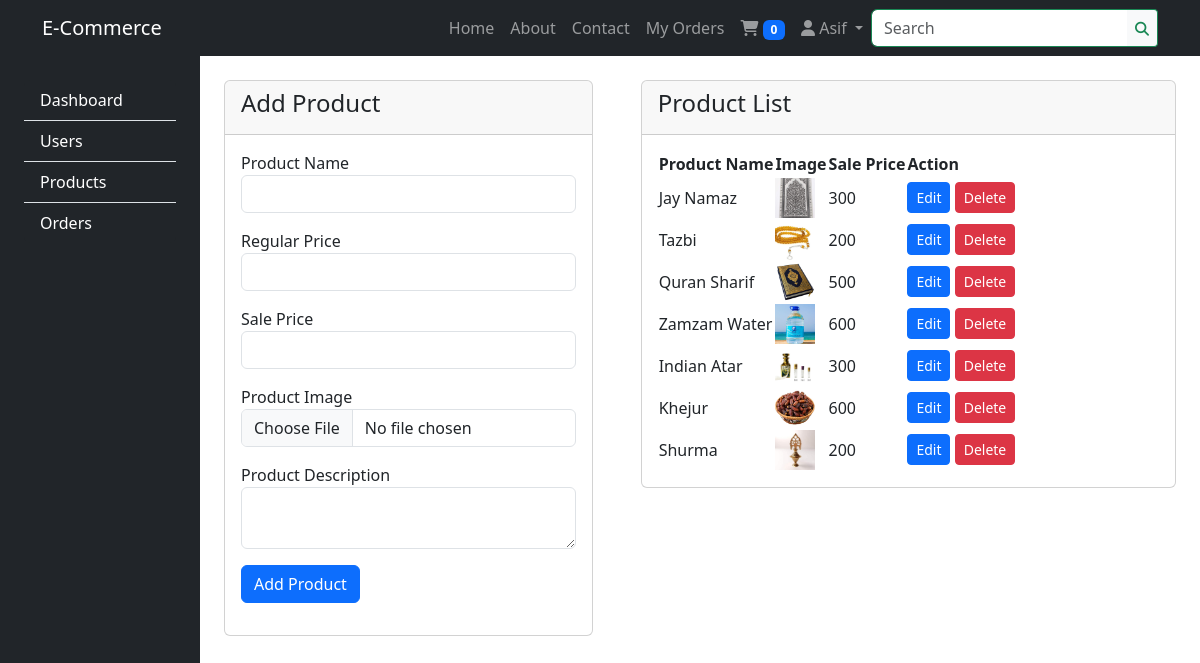
The page /admin?action=products (signed in) on the database its author committed.
### tables this page shows
CREATE TABLE `products` (
  `id` int(11) NOT NULL,
  `name` varchar(100) NOT NULL,
  `regular_price` int(11) NOT NULL,
  `sale_price` int(11) NOT NULL,
  `image` varchar(150) NOT NULL,
  `description` text NOT NULL,
  `created_at` timestamp NOT NULL DEFAULT current_timestamp()
);

### classes/Get_Route.php (called while the page is built, shortened)
<?php
    class Get_Route {
        private $route;
        public function __construct() {
            $this->route = (string) explode(".", basename($_SERVER['PHP_SELF']))[0];
        }
        public function isActive ($page) {
            return $this->route === $page ? 'active':null;
        }
    }
?>

### classes/Auth.php (called while the page is built, shortened)
<?php
    require_once "Db.php";
    require_once "Session.php";
    class Auth
    {
        public $session;
        public function __construct() {
            $this->session = new Session();
        }
        public function user ()
        {
            return $this->session->get("user");
        }
        public function isLogged ()
        {
            return $this->session->get("user") ? true : false;
        }
    }
?>

### classes/Session.php (called while the page is built, shortened)
<?php
class Session {
    public function get($key) {
        return $_SESSION[$key] ?? null;
    }
}
?>

### classes/Db.php (called while the page is built, shortened)
<?php
    class Db {
        private $host = "localhost";
        private $user = "root";
        private $password = "";
        private $database = "ecommerce81";
        private $port = 4308;
        public function __construct() {
            $this->conn = new mysqli($this->host, $this->user, $this->password, $this->database, $this->port);
            $sql = "CREATE DATABASE IF NOT EXISTS $this->database";
            if ($this->conn->query($sql)) {
                $this->conn = new mysqli($this->host, $this->user, $this->password, $this->database, $this->port);
                $sql = "CREATE TABLE IF NOT EXISTS users (
                    id INT(6) NOT NULL AUTO_INCREMENT PRIMARY KEY,
                    name VARCHAR(100) NOT NULL,
                    email VARCHAR(100) NOT NULL,
                    password VARCHAR(100) NOT NULL,
                    image  VARCHAR(100),
                    phone  VARCHAR(20),
                    address  VARCHAR(255),
                    role VARCHAR(10) DEFAULT 'user',
                    reg_date TIMESTAMP DEFAULT CURRENT_TIMESTAMP ON UPDATE CURRENT_TIMESTAMP
                )";
                $sql = "CREATE TABLE IF NOT EXISTS products (
                    id INT(6) NOT NULL AUTO_INCREMENT PRIMARY KEY,
                    name VARCHAR(100) NOT NULL,
                    regular_price DECIMAL(10, 2) NOT NULL,
                    sale_price DECIMAL(10, 2),
                    image  VARCHAR(100),
                    description  TEXT,
                    reg_date TIMESTAMP DEFAULT CURRENT_TIMESTAMP ON UPDATE CURRENT_TIMESTAMP
                )";
                $sql = "CREATE TABLE IF NOT EXISTS orders (
                    id INT(6) NOT NULL AUTO_INCREMENT PRIMARY KEY,
                    user_id INT(6),
                    product_id INT(6),
                    quantity INT(6),
                    total DECIMAL(10, 2) NOT NULL,
                    reg_date TIMESTAMP DEFAULT CURRENT_TIMESTAMP ON UPDATE CURRENT_TIMESTAMP,
                    FOREIGN KEY (user_id) REFERENCES users(id),
                    FOREIGN KEY (product_id) REFERENCES products(id)
                )";
            } else {
                echo "Error creating database: " . $this->conn->error;
            }
        }
    }
?>

### classes/Product.php (called while the page is built, shortened)
<?php
require_once './classes/Db.php';
class Product extends Db
{
    public function getProducts()
    {
        $sql = "SELECT * FROM products";
        $result = $this->conn->query($sql);
        return $result;
    }
}

### components/product.php (the view, shortened to what this page needs)
<?php
require_once './classes/Product.php';
?>
<?php
if (!isset($_GET['eid']) && !isset($_GET['did'])) {
?>
    <div class="row">
        <div class="col-md-5 p-4">
            <div class="card">
                <div class="card-header">
                    <h4>Add Product</h4>
                </div>
                <div class="card-body">
                    <form action="" method="post" enctype="multipart/form-data">
                        <div class="form-group mb-3">
                            <label for="name">Product Name</label>
                            <input type="text" name="name" id="name" class="form-control" required>
                        </div>
                        <div class="form-group mb-3">
                            <label for="price">Regular Price</label>
                            <input type="number" name="regular_price" id="price" class="form-control" required>
                        </div>
                        <div class="form-group mb-3">
                            <label for="sale_price">Sale Price</label>
                            <input type="number" name="sale_price" id="sale_price" class="form-control">
                        </div>
                        <div class="form-group mb-3">
                            <label for="image">Product Image</label>
                            <input type="file" name="image" id="image" class="form-control" required>
                        </div>
                        <div class="form-group mb-3">
                            <label for="description">Product Description</label>
                            <textarea name="description" id="description" class="form-control" required></textarea>
                        </div>
                        <div class="form-group mb-3">
                            <button type="submit" class="btn btn-primary" name="addProduct">Add Product</button>
                        </div>
                    </form>
                </div>
            </div>
        </div>
        <div class="col-md-7 p-4">
            <div class="card">
                <div class="card-header">
                    <h4>Product List</h4>
                </div>
                <div class="card-body">
                    <table class="" id="myTable">
                        <thead>
                            <tr>
                                <th>Product Name</th>
                                <th>Image</th>
                                <th>Sale Price</th>
                                <th>Action</th>
                            </tr>
                        </thead>
                        <tbody>
                            <?php
                            $product = new Product();
                            $products = $product->getProducts();
                            if($products->num_rows > 0){
                            foreach ($products as $product) {
                            ?>
                                <tr>
                                    <td><?php echo $product['name']; ?></td>
                                    <td><img src="uploads/<?php echo $product['image']; ?>" alt="" width="40" height="40" style="object-fit: cover;"></td>
                                    <td><?php echo $product['sale_price']; ?></td>
                                    <td>
                                        <a href="admin?action=products&eid=<?php echo $product['id']; ?>" class="btn btn-primary btn-sm">Edit</a>
                                        <a href="admin?action=products&did=<?php echo $product['id']; ?>" class="btn btn-danger btn-sm" onclick="return confirm('Are you sure you want to delete this product?')">Delete</a>
                                    </td>
                                </tr>
                            <?php }} ?>
                        </tbody>
                    </table>
                </div>
            </div>
        </div>
    </div>
<?php } ?>

### header.php (shortened to what this page needs)
<?php
require_once "./classes/Auth.php";
$auth = new Auth();
?>
<!DOCTYPE html>
<html lang="en">
<head>
    <link rel="stylesheet" href="./node_modules/@fortawesome/fontawesome-free/css/all.min.css">
    <link rel="stylesheet" href="./node_modules/animate.css/animate.min.css">
    <link rel="stylesheet" href="https://cdnjs.cloudflare.com/ajax/libs/toastr.js/latest/toastr.min.css">
    <link rel="stylesheet" href="https://cdn.datatables.net/2.0.2/css/dataTables.dataTables.min.css">
    <link rel="stylesheet" href="./assets/css/style.min.css">
</head>
<body>
    <?php
    require_once "./components/navbar.php";
    ?>

### components/navbar.php (shortened to what this page needs)
<?php
    require_once "./classes/Get_Route.php";
    $route = new Get_Route\Get_Route();
?>
<nav class="navbar navbar-expand-lg bg-dark navbar-dark sticky-top">
  <div class="container">
    <a class="navbar-brand" href="./">E-Commerce</a>
    <div class="collapse navbar-collapse" id="navbarSupportedContent">
      <ul class="navbar-nav ms-auto mb-2 mb-lg-0">
        <li class="nav-item">
          <a class="nav-link <?= $route->isActive("index") ?>" aria-current="page" href="./">Home</a>
        </li>
        <li class="nav-item">
          <a class="nav-link <?= $route->isActive("about") ?>" href="./about">
            About
          </a>
        </li>
        <li class="nav-item">
          <a class="nav-link <?= $route->isActive("contact") ?>" href="./contact">Contact</a>
        </li>
        <?php if($auth->isLogged()){ ?>
          <li class="nav-item">
            <a href="./myOrders.php" class="nav-link" >
              My Orders
            </a>
          </li>
        <?php } ?>
        <li class="nav-item">
          <a href="./cart.php" class="nav-link" >
            <i class="fas fa-shopping-cart"></i>
            <span class="badge bg-primary" id="shortCart" >0</span>
          </a>
        </li>
        <?php if($auth->isLogged()){ ?>
        <li class="nav-item dropdown">
          <a class="nav-link dropdown-toggle" href="#" role="button" data-bs-toggle="dropdown" aria-expanded="false">
            <?php if($auth->user()['image'] == null){ ?>
              <i class="fa-solid fa-user"></i>
            <?php }else{ ?>
              <img src="./assets/images/users/<?= $auth->user()['image'] ?>" alt="" style="height: 16px">
            <?php } ?>
            <?= explode(" ", $auth->user()['name'])[0] ?>
          </a>
        </li>
        <?php } ?>
      </ul>
      <form class="d-flex" role="search">
        <div class="input-group ">
            <input class="form-control border border-success" type="search" placeholder="Search" aria-label="Search">
            <button class="btn btn-light btn-outline-success btn-sm input-group-text border-start-0 " type="submit">
                <fa class="fas fa-search"></fa>
            </button>
        </div>
      </form>
    </div>
  </div>
</nav>

### admin.php (shortened to what this page needs)
<?php
    require_once './header.php';
?>
<div class="container-fluid">
    <div class="row">
        <?php
            require_once './components/adminSidebar.php';
        ?>
        <div class="col-md-10">
            <?php
            if(isset($_GET['action']) && $_GET['action'] == 'products'){
                require_once './components/product.php';
            }
            ?>
        </div>
    </div>
</div>
<?php
    require_once './footer.php';
?>

### components/adminSidebar.php
<div class="col-md-2 text-bg-dark side-bar p-4">
    <div class="list-group ">
        <a href="./admin" class="list-group-item text-bg-dark border-0 border-bottom">Dashboard</a>
        <a href="./admin?action=users" class="list-group-item text-bg-dark border-0 border-bottom">Users</a>
        <a href="./admin?action=products" class="list-group-item text-bg-dark border-0 border-bottom">Products</a>
        <a href="./admin?action=orders" class="list-group-item text-bg-dark border-0">Orders</a>
    </div>
</div>

### footer.php (shortened to what this page needs)
</body>
</html>

### rows shown on the page
products: name "Jay Namaz", image (picture), sale_price "300"
products: name "Tazbi", image (picture), sale_price "200"
products: name "Quran Sharif", image (picture), sale_price "500"
products: name "Zamzam Water", image (picture), sale_price "600"
products: name "Indian Atar", image (picture), sale_price "300"
products: name "Khejur", image (picture), sale_price "600"
products: name "Shurma", image (picture), sale_price "200"

### other values the page prints
explode(" ", $auth->user()['name'])[0] "Asif"
